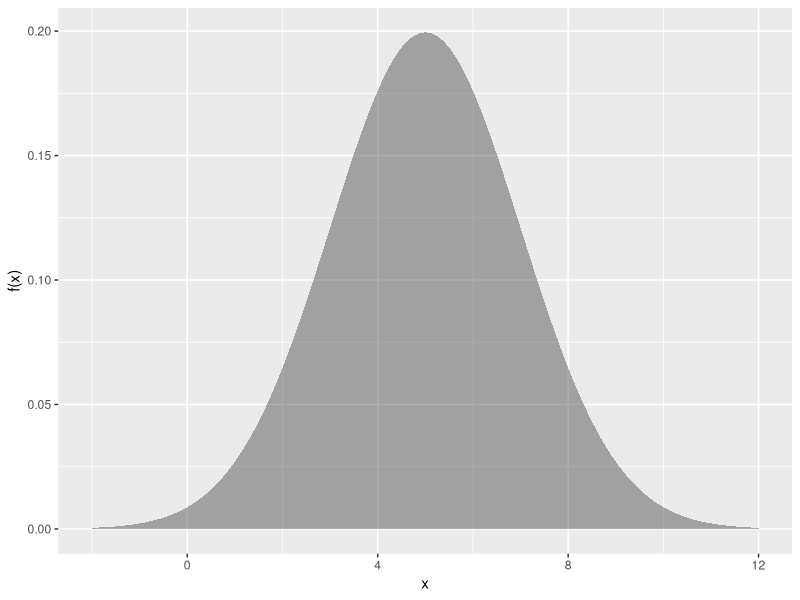
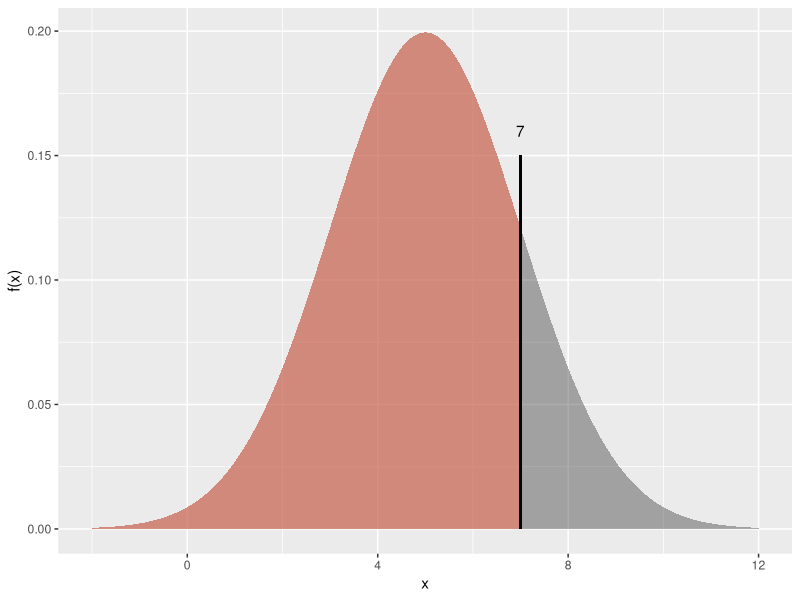
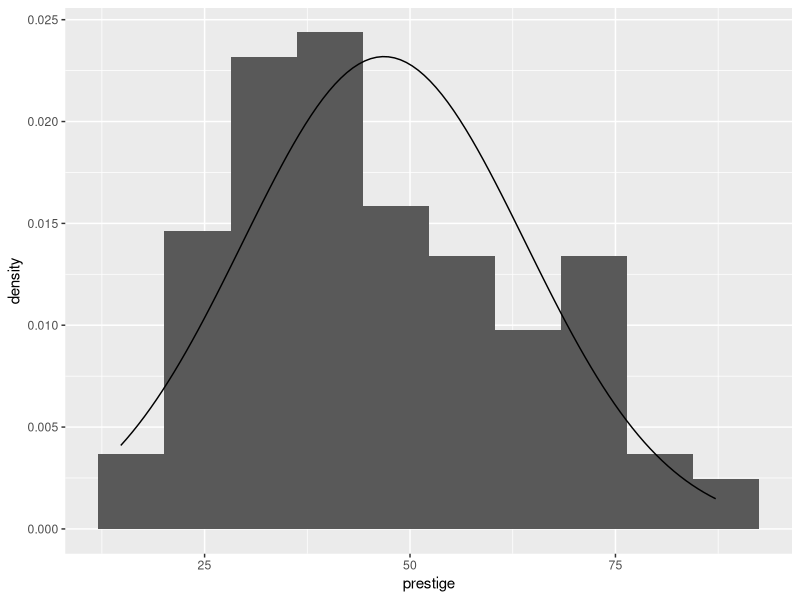
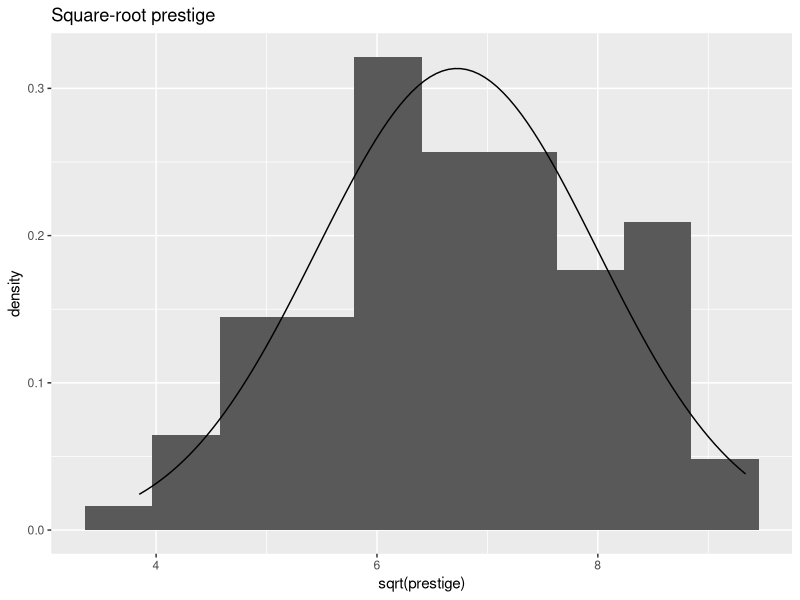
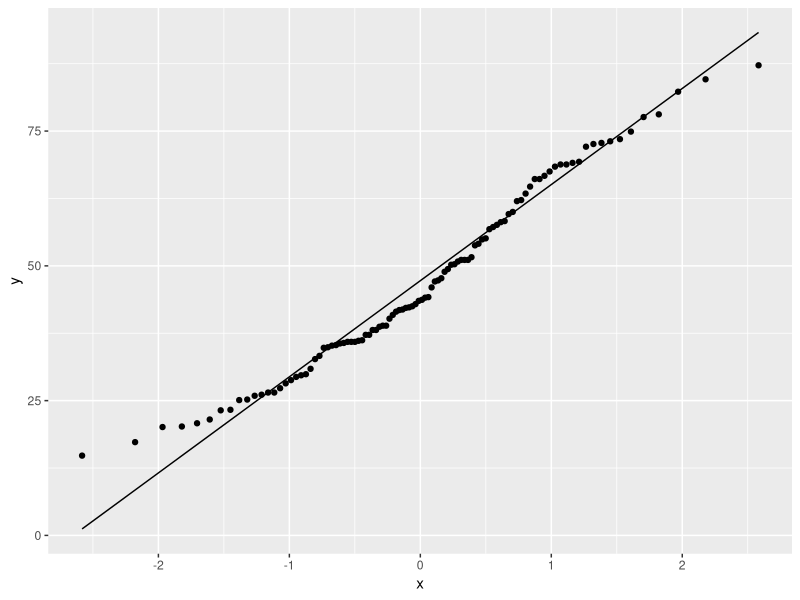
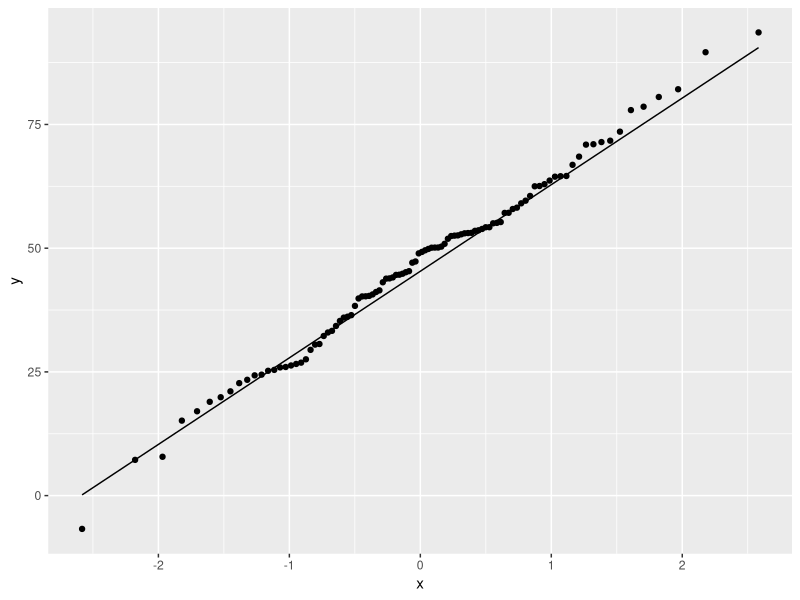
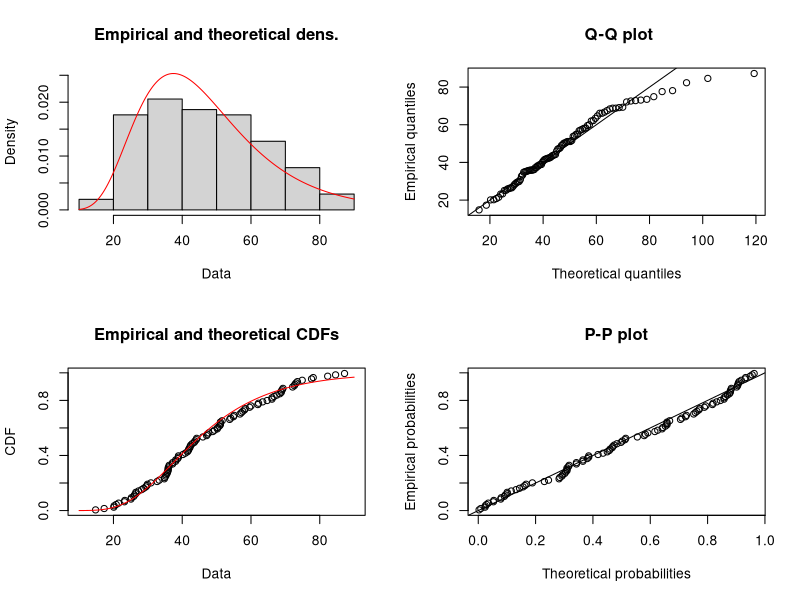
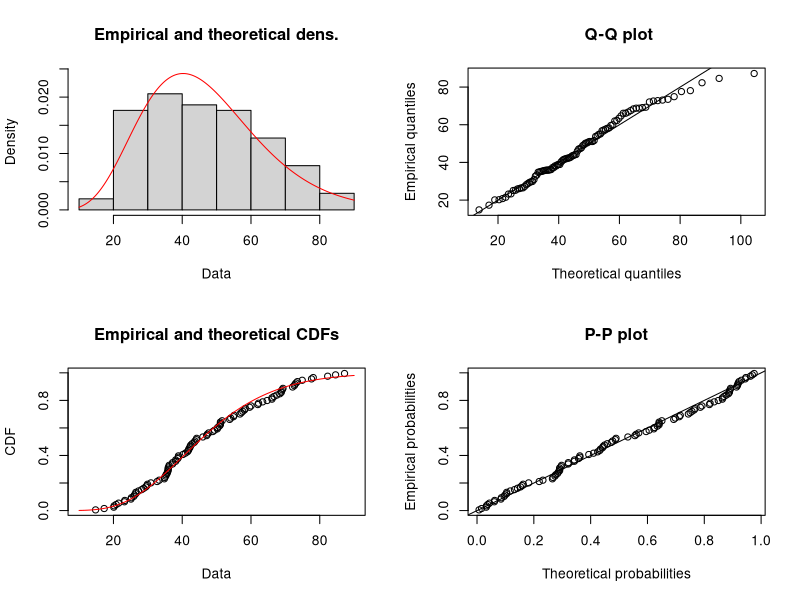

Write the R code that produced these figures, in order.
## ---- chunk 1
knitr::opts_chunk$set(echo = TRUE, 
                      results=FALSE, 
                      warning=FALSE, 
                      message=FALSE, 
                      comment=NA,
                      fig.align='center',
                      out.width='50%')
## ---- chunk 2
library(tidyverse)
## ---- chunk 3
dfs <- tibble(
  x=seq(-2, 12, length=500), 
  `f(x)` = dnorm(x, mean=5, sd=2)
  )

ps <- ggplot(dfs) + 
  aes(x = x, y = `f(x)`) + 
  geom_area(alpha = 0.4) 

ps
## ---- chunk 4
ps + 
  geom_area(
    data = dfs |> 
      filter(x < 7),
    fill="coral1", 
    alpha=.5
    ) +
  geom_segment(
    aes(x =7, 
        xend = 7,
        y = 0,
        yend = 0.15
        )
    ) + 
  annotate(
    "text",
    x = 7,
    y = 0.16,
    label = "7"
    ) 

## ---- chunk 5
pnorm(q = 7, mean = 5, sd = 2)
## ---- chunk 6
options(warn=-1) 
## ---- chunk 7
knitr::opts_chunk$set(warning=FALSE, message=FALSE, comment=NA)
## ---- chunk 8
pnorm(2.1, mean=0, sd=1) - pnorm(-1.8, mean=0, sd=1)
## ---- chunk 9
pnorm(2.1) - pnorm(-1.8)
## ---- chunk 10
library(tidyverse)
library(car)

Prestige |> 
  ggplot() + 
  aes(prestige) +
  geom_histogram(aes(y=after_stat(density)), bins=10) +
  stat_function(
    fun = dnorm,
    args = list(mean = mean(Prestige$prestige),
                sd = sd(Prestige$prestige) ), 
    geom = "line")

## ---- chunk 11
library(tidyverse)
library(car)

Prestige |> 
  ggplot() + 
  aes(sqrt(prestige)) +
  geom_histogram(aes(y=after_stat(density)), bins=10) +
  stat_function(
    fun = dnorm,
    args = list(mean = mean(sqrt(Prestige$prestige)),
                sd = sd(sqrt(Prestige$prestige)) ), 
    geom = "line") +
  ggtitle("Square-root prestige")

## ---- chunk 12
Prestige |> 
  ggplot() + 
  aes(sample=prestige) + 
  stat_qq() + 
  stat_qq_line()

## ---- chunk 13
set.seed(111)

data.frame(x = rnorm(
  n = nrow(Prestige),
  mean = mean(Prestige$prestige), 
  sd = sd(Prestige$prestige)
  )) |> 
  ggplot() + 
  aes(sample = x) + 
  stat_qq() + 
  stat_qq_line()

## ---- chunk 14
shapiro.test(Prestige$prestige)
## ---- chunk 15
ks.test(Prestige$prestige, 
        "pnorm", 
        mean(Prestige$prestige), 
        sd(Prestige$prestige) )
## ---- chunk 16
shapiro.test(sqrt(Prestige$prestige))
## ---- chunk 17
library(fitdistrplus)

m1 <- fitdist(Prestige$prestige, "lnorm")

plot(m1)
## ---- chunk 18
library(fitdistrplus)

m2 <- fitdist(Prestige$prestige, "gamma")

plot(m2)
## ---- chunk 19
library(fitdistrplus)

m3 <- fitdist(Prestige$prestige, "weibull")

plot(m3)
## ---- chunk 20
pnorm(q=7, mean=10, sd=4)
## ---- chunk 21
dfs <- tibble(
  x=seq(-5, 25, length=500), 
  `f(x)` = dnorm(x, mean=10, sd=4)
  ) 

gp <- ggplot(dfs) + 
  aes(x = x, y = `f(x)`) + 
  geom_area(alpha = 0.4) 

gp + 
  geom_area(
    data = dfs |> 
      filter(x < 7),
    fill="coral1"
    ) 
## ---- chunk 22
pnorm(15.7, 10, 4) - pnorm(8.4, 10, 4)
## ---- chunk 23
gp + 
  geom_area(
    data = dfs |> 
      filter(x < 15.7),
    fill="coral1"
    ) +
  geom_area(
    data = dfs |> 
      filter(x < 8.4),
    fill="dodgerblue3"
    ) 
## ---- chunk 24
1 - pnorm(17, 10, 4)

# or pnorm(17, 10, 4, lower.tail = F)
## ---- chunk 25
gp + 
  geom_area(
    data = dfs |> 
      filter(x > 17),
    fill="coral1"
    )
## ---- chunk 26
qnorm(p = 0.2, 10, 4)
## ---- chunk 27
gp + 
  geom_area(
    data = dfs |> 
      filter(x < qnorm(p = 0.2, 10, 4)),
    fill="coral1"
    ) +
  geom_segment(
    aes(x = qnorm(p = 0.2, 10, 4), 
        xend = qnorm(p = 0.2, 10, 4),
        y = 0,
        yend = qnorm(p = 0.2, 10, 4) |> dnorm(10, 4)
        )
    ) + 
  annotate(
    "text",
    x = qnorm(p = 0.2, 10, 4),
    y = qnorm(p = 0.2, 10, 4) |> dnorm(10, 4) + .008,
    label = qnorm(p = 0.2, 10, 4) |> round(2)
    ) 
